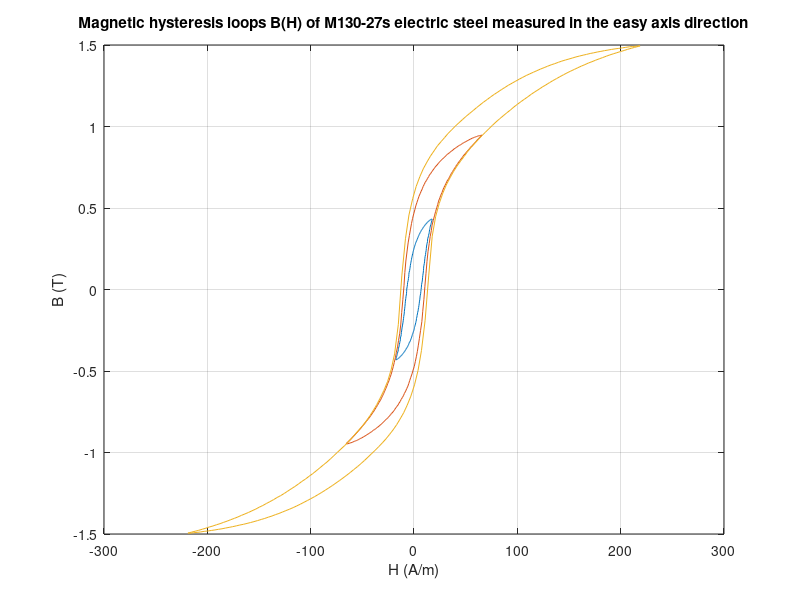

Write the MATLAB code that produced this figure.
clear all

load('H_M130_27s.mat');
load('B_M130_27s.mat');

plot(HmeasT,BmeasT);
title('Magnetic hysteresis loops B(H) of M130-27s electric steel measured in the easy axis direction');
xlabel('H (A/m)');
ylabel('B (T)');
grid;
